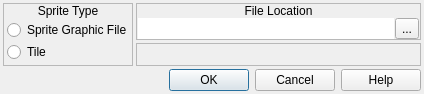
<?xml version="1.0" encoding="UTF-8"?>
<ui version="4.0">
 <class>ConfigureMapEventPageSpriteGraphic</class>
 <widget class="QDialog" name="ConfigureMapEventPageSpriteGraphic">
  <property name="geometry">
   <rect>
    <x>0</x>
    <y>0</y>
    <width>424</width>
    <height>94</height>
   </rect>
  </property>
  <property name="windowTitle">
   <string>Configure Sprite Graphic</string>
  </property>
  <property name="windowIcon">
   <iconset resource="gui_icons.qrc">
    <normaloff>:/icons/openrpgmaker.png</normaloff>:/icons/openrpgmaker.png</iconset>
  </property>
  <property name="styleSheet">
   <string notr="true">.QFrame
{
	border-width: 1px;
	border-style: solid;
	border-color: palette(window-text);
}

.QFrame&gt;QLabel
{
	border-width: 0px;
	background-color: palette(window-text);
	color: palette(window);
	font-weight: bold;
}

.QFrame&gt;QCheckBox
{
	background-color: palette(window-text);
	border-width: 0px;
	border-style: none;
	color: palette(window);
	spacing: 3px;
	font-weight: bold;
	padding: 0px 0px 0px 3px;
}

.QFrame&gt;QCheckBox::indicator
{
	min-width: 8px;
	max-width: 8px;
	min-height: 8px;
	max-height: 8px;
	width: 8px;
	height: 8px;
	border-width: 2px;
	border-radius: 0px;
	border-style: ridge;
	border-color: palette(mid);
}

.QFrame&gt;QCheckBox::indicator:unchecked
{
	background-color: palette(base);
}

.QFrame&gt;QCheckBox::indicator:checked
{
	background-color: palette(window-text);
}

.QFrame&gt;QCheckBox::indicator:hover
{
	border-color: palette(highlight);
}</string>
  </property>
  <layout class="QVBoxLayout" name="verticalLayout_5">
   <property name="spacing">
    <number>3</number>
   </property>
   <property name="margin">
    <number>3</number>
   </property>
   <item>
    <widget class="QWidget" name="widget_2" native="true">
     <layout class="QHBoxLayout" name="horizontalLayout_3">
      <property name="spacing">
       <number>3</number>
      </property>
      <property name="margin">
       <number>0</number>
      </property>
      <item>
       <widget class="QFrame" name="frame">
        <property name="frameShape">
         <enum>QFrame::StyledPanel</enum>
        </property>
        <property name="frameShadow">
         <enum>QFrame::Raised</enum>
        </property>
        <layout class="QVBoxLayout" name="verticalLayout">
         <property name="spacing">
          <number>0</number>
         </property>
         <property name="margin">
          <number>0</number>
         </property>
         <item>
          <widget class="QLabel" name="label">
           <property name="sizePolicy">
            <sizepolicy hsizetype="Preferred" vsizetype="Fixed">
             <horstretch>0</horstretch>
             <verstretch>0</verstretch>
            </sizepolicy>
           </property>
           <property name="text">
            <string>Sprite Type</string>
           </property>
           <property name="alignment">
            <set>Qt::AlignCenter</set>
           </property>
          </widget>
         </item>
         <item>
          <widget class="QWidget" name="widget" native="true">
           <layout class="QVBoxLayout" name="verticalLayout_2">
            <property name="spacing">
             <number>0</number>
            </property>
            <property name="leftMargin">
             <number>3</number>
            </property>
            <property name="topMargin">
             <number>0</number>
            </property>
            <property name="rightMargin">
             <number>0</number>
            </property>
            <property name="bottomMargin">
             <number>0</number>
            </property>
            <item>
             <widget class="QRadioButton" name="rbFile">
              <property name="text">
               <string>Sprite Graphic File</string>
              </property>
             </widget>
            </item>
            <item>
             <widget class="QRadioButton" name="rbTile">
              <property name="text">
               <string>Tile</string>
              </property>
             </widget>
            </item>
           </layout>
          </widget>
         </item>
        </layout>
       </widget>
      </item>
      <item>
       <widget class="QStackedWidget" name="stackedWidget">
        <property name="currentIndex">
         <number>0</number>
        </property>
        <widget class="QWidget" name="wFile">
         <layout class="QVBoxLayout" name="verticalLayout_4">
          <property name="spacing">
           <number>3</number>
          </property>
          <property name="margin">
           <number>0</number>
          </property>
          <item>
           <widget class="QFrame" name="frame_9">
            <property name="sizePolicy">
             <sizepolicy hsizetype="Preferred" vsizetype="Fixed">
              <horstretch>0</horstretch>
              <verstretch>0</verstretch>
             </sizepolicy>
            </property>
            <property name="frameShape">
             <enum>QFrame::StyledPanel</enum>
            </property>
            <property name="frameShadow">
             <enum>QFrame::Raised</enum>
            </property>
            <layout class="QVBoxLayout" name="verticalLayout_19">
             <property name="spacing">
              <number>0</number>
             </property>
             <property name="margin">
              <number>0</number>
             </property>
             <item>
              <widget class="QLabel" name="label_14">
               <property name="sizePolicy">
                <sizepolicy hsizetype="Preferred" vsizetype="Fixed">
                 <horstretch>0</horstretch>
                 <verstretch>0</verstretch>
                </sizepolicy>
               </property>
               <property name="text">
                <string>File Location</string>
               </property>
               <property name="alignment">
                <set>Qt::AlignCenter</set>
               </property>
              </widget>
             </item>
             <item>
              <widget class="QWidget" name="widget_25" native="true">
               <layout class="QHBoxLayout" name="horizontalLayout_34">
                <property name="spacing">
                 <number>0</number>
                </property>
                <property name="margin">
                 <number>0</number>
                </property>
                <item>
                 <widget class="QLineEdit" name="leFile">
                  <property name="sizePolicy">
                   <sizepolicy hsizetype="Expanding" vsizetype="Preferred">
                    <horstretch>0</horstretch>
                    <verstretch>0</verstretch>
                   </sizepolicy>
                  </property>
                  <property name="minimumSize">
                   <size>
                    <width>256</width>
                    <height>0</height>
                   </size>
                  </property>
                  <property name="maximumSize">
                   <size>
                    <width>256</width>
                    <height>16777215</height>
                   </size>
                  </property>
                  <property name="frame">
                   <bool>false</bool>
                  </property>
                  <property name="readOnly">
                   <bool>true</bool>
                  </property>
                 </widget>
                </item>
                <item>
                 <widget class="QToolButton" name="bBrowseFiles">
                  <property name="text">
                   <string>...</string>
                  </property>
                  <property name="icon">
                   <iconset resource="gui_icons.qrc">
                    <normaloff>:/icons/fileopen.png</normaloff>:/icons/fileopen.png</iconset>
                  </property>
                 </widget>
                </item>
               </layout>
              </widget>
             </item>
            </layout>
           </widget>
          </item>
          <item>
           <widget class="QFrame" name="frame_4">
            <property name="frameShape">
             <enum>QFrame::StyledPanel</enum>
            </property>
            <property name="frameShadow">
             <enum>QFrame::Raised</enum>
            </property>
           </widget>
          </item>
         </layout>
        </widget>
        <widget class="QWidget" name="wTile">
         <layout class="QHBoxLayout" name="horizontalLayout_2">
          <property name="spacing">
           <number>3</number>
          </property>
          <property name="margin">
           <number>0</number>
          </property>
          <item>
           <widget class="QFrame" name="frame_2">
            <property name="sizePolicy">
             <sizepolicy hsizetype="Fixed" vsizetype="Preferred">
              <horstretch>0</horstretch>
              <verstretch>0</verstretch>
             </sizepolicy>
            </property>
            <property name="frameShape">
             <enum>QFrame::StyledPanel</enum>
            </property>
            <property name="frameShadow">
             <enum>QFrame::Raised</enum>
            </property>
            <layout class="QVBoxLayout" name="verticalLayout_3">
             <property name="spacing">
              <number>0</number>
             </property>
             <property name="margin">
              <number>0</number>
             </property>
             <item>
              <widget class="QLabel" name="label_2">
               <property name="sizePolicy">
                <sizepolicy hsizetype="Preferred" vsizetype="Fixed">
                 <horstretch>0</horstretch>
                 <verstretch>0</verstretch>
                </sizepolicy>
               </property>
               <property name="text">
                <string>Tile</string>
               </property>
               <property name="alignment">
                <set>Qt::AlignCenter</set>
               </property>
              </widget>
             </item>
             <item>
              <widget class="QWidget" name="widget_3" native="true">
               <layout class="QHBoxLayout" name="horizontalLayout">
                <property name="spacing">
                 <number>0</number>
                </property>
                <property name="margin">
                 <number>0</number>
                </property>
                <item>
                 <widget class="TileButton" name="bTile">
                  <property name="text">
                   <string>...</string>
                  </property>
                  <property name="icon">
                   <iconset resource="gui_icons.qrc">
                    <normaloff>:/icons/addtile.png</normaloff>:/icons/addtile.png</iconset>
                  </property>
                  <property name="iconSize">
                   <size>
                    <width>32</width>
                    <height>32</height>
                   </size>
                  </property>
                 </widget>
                </item>
               </layout>
              </widget>
             </item>
            </layout>
           </widget>
          </item>
          <item>
           <widget class="QFrame" name="frame_3">
            <property name="frameShape">
             <enum>QFrame::StyledPanel</enum>
            </property>
            <property name="frameShadow">
             <enum>QFrame::Raised</enum>
            </property>
           </widget>
          </item>
         </layout>
        </widget>
       </widget>
      </item>
     </layout>
    </widget>
   </item>
   <item>
    <widget class="QDialogButtonBox" name="buttonBox">
     <property name="orientation">
      <enum>Qt::Horizontal</enum>
     </property>
     <property name="standardButtons">
      <set>QDialogButtonBox::Cancel|QDialogButtonBox::Help|QDialogButtonBox::Ok</set>
     </property>
    </widget>
   </item>
  </layout>
 </widget>
 <customwidgets>
  <customwidget>
   <class>TileButton</class>
   <extends>QToolButton</extends>
   <header>tilebutton.h</header>
  </customwidget>
 </customwidgets>
 <resources>
  <include location="gui_icons.qrc"/>
 </resources>
 <connections>
  <connection>
   <sender>buttonBox</sender>
   <signal>accepted()</signal>
   <receiver>ConfigureMapEventPageSpriteGraphic</receiver>
   <slot>accept()</slot>
   <hints>
    <hint type="sourcelabel">
     <x>248</x>
     <y>254</y>
    </hint>
    <hint type="destinationlabel">
     <x>157</x>
     <y>274</y>
    </hint>
   </hints>
  </connection>
  <connection>
   <sender>buttonBox</sender>
   <signal>rejected()</signal>
   <receiver>ConfigureMapEventPageSpriteGraphic</receiver>
   <slot>reject()</slot>
   <hints>
    <hint type="sourcelabel">
     <x>316</x>
     <y>260</y>
    </hint>
    <hint type="destinationlabel">
     <x>286</x>
     <y>274</y>
    </hint>
   </hints>
  </connection>
 </connections>
</ui>
